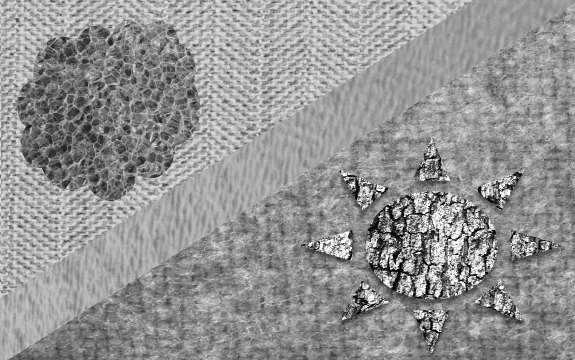
%> input picture hw4/HW4_material/composite.png, 575 x 360 px
$ octave problem_2a.m   (GNU Octave 9; MATLAB toolbox functions it lacks are replaced by stand-ins)
%> lines starting %> are read from the running program, lines starting %| are printed output that depends on the picture
%> further down, mosaic_data is the input picture: size 360x575x3 uint8; min 0, max 255, mean 147.5
### hw4/problem2/2a/lawFilters.m
% Name: Armin Bazarjani
% USC ID: 4430621961
% Email: bazarjan@usc.edu
% Due Date: March 28th, 2021

function pixel_energy_out = lawFilters(img_data, law_filters, window_size, height, width)
%> called with window_size = 15, height = 360, width = 575
    % Construct feature vector holder
    feat_vec = {};
    pixel_energy = zeros(height, width, 25);
    pixel_energy_out = zeros(height, width, 24);

    % Calculate the global mean in image
    global_mean = 0;
    for i = 1:height
        for j = 1:width
            global_mean = global_mean + img_data(i,j);
        end
    end
%> after the loop, global_mean = 30533391
    global_mean = (global_mean / (height*width));
%> global_mean = 147.5

    % Subtract the global mean from each pixel and divide by 255 to
    % normalize
     for i = 1:height
         for j = 1:width
             img_data(i,j) = (img_data(i,j)-global_mean)/255.0;
         end
     end


    % Zero pad the image to apply a 5x5 filter
    padded_data = zeros(364, 579);
    padded_data(3:362, 3:577) = img_data;
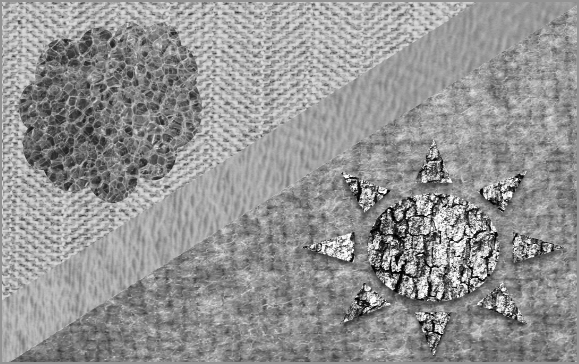
%> padded_data: size 364x579 double; min -0.578, max 0.422, mean -2.27e-17; drawn with min black and max white

    % Loop through all of the law filters and convolve them with the image
    for filter_index = 1:size(law_filters,3)
        out_filter = zeros(height, width);
        for row = 1:height
            for col = 1:width
                out_filter(row,col) = convolve2D(padded_data, law_filters(:,:,filter_index), row, col);
            end
        end
        % Append the output of law filter to the feature vec
        feat_vec = [feat_vec, out_filter];
    end

    % loop through all of the outputs of the law filters
    for i = 1:25
        % get the output of the law filter into a matrix
        mat = cell2mat(feat_vec(i));

        % mirror pad the matrix
        pad_size = (window_size-1)/2;
        mat_mirror_pad = padarray(mat,[pad_size pad_size],'symmetric');

        % loop through the padded array and calculate the pixels energy
        for row = 1:height
            for col = 1:width
                energy = convolveEnergy(mat_mirror_pad, row, col, window_size);
                pixel_energy(row,col, i) = energy;
            end
        end
    end

     % loop through and normalize using L5*L5
     for i = 1:size(pixel_energy,1)
         for j = 1:size(pixel_energy,2)
             for k = 2:size(pixel_energy,3)
                 pixel_energy_out(i,j,k-1) = (pixel_energy(i,j,k)-pixel_energy(i,j,1));
             end
         end
     end
end

### hw4/problem2/2a/problem_2a.m
%% Student Information
% Name: Armin Bazarjani
% USC ID: 4430621961
% Email: bazarjan@usc.edu
% Due Date: March 28th, 2021


%% Clear Everything
clear all
close all
clc


%% Image Paths and Dimensions
% define the necessary image
img_height = 360;
img_width = 575;
img_channels = 1;
mosaic_path = "/Users/arminbazarjani/Desktop/CurrentClasses/ee569/homework4/HW4_material/composite.png";

% read the image in
mosaic_data = imread(mosaic_path);
mosaic_data = rgb2gray(mosaic_data);
figure(1); imshow(mosaic_data);
mosaic_data = double(mosaic_data);


%% Define all 25 Law Filters
% L5 * Everything
law_holder(:,:,1) = [1 4 6 4 1; 4 16 24 16 4; 6 24 36 24 6; 4 16 24 16 4; 1 4 6 4 1]; % L5 * L5
law_holder(:,:,2) = [-1 -2 0 2 1; -4 -8 0 4 8; -6 -12 0 12 6; -4 -8 0 8 4; -1 -2 0 2 1]; % L5 * E5
law_holder(:,:,3) = [-1 0 2 0 -1; -4 0 8 0 -4; -6 0 12 0 -6; -4 0 8 0 -4; -1 0 2 0 -1]; % L5 * S5
law_holder(:,:,4) = [-1 2 0 -2 1; -4 8 0 -8 4; -6 12 0 -12 6; -4 8 0 -8 4; -1 2 0 -2 1]; % L5 * W5
law_holder(:,:,5) = [1 -4 6 -4 1; 4 -16 24 -16 4; 6 -24 36 -24 6; 4 -16 24 -16 4; 1 -4 6 -4 1]; % L5 * R5

% E5 * Everything
law_holder(:,:,6) = [-1 -4 -6 -4 -1; -2 -8 -12 -8 -2; 0 0 0 0 0; 2 8 12 8 12; 1 4 6 4 1]; % E5 * L5
law_holder(:,:,7) = [1 2 0 -2 -1; 2 4 0 -4 -2; 0 0 0 0 0; -2 -4 0 4 2; -1 -2 0 2 1]; % E5 * E5
law_holder(:,:,8) = [1 0 -2 0 1; 2 0 -4 0 2; 0 0 0 0 0; -2 0 4 0 -2; -1 0 2 0 -1]; % E5 * S5
law_holder(:,:,9) = [1 -2 0 2 -1; 2 -4 0 4 -2; 0 0 0 0 0; -2 4 0 -4 2; -1 2 0 -2 1]; % E5 * W5
law_holder(:,:,10) = [-1 4 -6 4 -1; -2 8 -12 8 -2; 0 0 0 0 0; 2 -8 12 -8 2; 1 -4 6 -4 1]; % E5 * R5

% S5 * Everything
law_holder(:,:,11) = [-1 -4 -6 -4 -1; 0 0 0 0 0; 2 8 12 8 2; 0 0 0 0 0; -1 -4 -6 -4 -1]; % S5 * L5
law_holder(:,:,12) = [1 2 0 -2 -1; 0 0 0 0 0; -2 -4 0 4 2; 0 0 0 0 0; 1 2 0 -2 -1]; % S5 * E5
law_holder(:,:,13) = [1 0 -2 0 1; 0 0 0 0 0; -2 0 4 0 -2; 0 0 0 0 0; 1 0 -2 0 1]; % S5 * S5
law_holder(:,:,14) = [1 -2 0 2 1; 0 0 0 0 0; -2 4 0 -4 2; 0 0 0 0 0; 1 -2 0 2 -1]; % S5 * W5
law_holder(:,:,15) = [-1 4 -6 4 -1; 0 0 0 0 0; 2 -8 12 -8 2; 0 0 0 0 0; -1 4 -6 4 -1]; % S5 * R5

% W5 * Everything
law_holder(:,:,16) = [-1 -4 -6 -4 -1; 2 8 12 8 2; 0 0 0 0 0; -2 -8 -12 -8 -2; 1 4 6 4 1]; % W5 * L5
law_holder(:,:,17) = [1 2 0 -2 -1; -2 -4 0 4 2; 0 0 0 0 0; 2 4 0 -4 -2; -1 -2 0 2 1]; % W5 * E5
law_holder(:,:,18) = [1 0 -2 0 1; -2 0 4 0 -2; 0 0 0 0 0; 2 0 -4 0 2; -1 0 2 0 -1]; % W5 * S5
law_holder(:,:,19) = [1 -2 0 2 -1; -2 4 0 -4 2; 0 0 0 0 0; 2 -4 0 4 -2; -1 2 0 -2 1]; % W5 * W5
law_holder(:,:,20) = [-1 4 -6 4 -1; 2 -8 12 -8 2; 0 0 0 0 0; -2 8 -12 8 -2; 1 -4 6 -4 1]; % W5 * R5

% R5 * Everything
law_holder(:,:,21) = [1 4 6 4 1; -4 -16 -24 -16 -4; 6 24 36 24 6; -4 -16 -24 -16 -4; 1 4 6 4 1]; % R5 * L5
law_holder(:,:,22) = [-1 -2 0 2 1; 4 8 0 -8 -4; -6 -12 0 12 6; 4 8 0 -8 -4; -1 -2 0 2 1]; % R5 * E5
law_holder(:,:,23) = [-1 0 2 0 -1; 4 0 -8 0 4; -6 0 12 0 -6; 4 0 -8 0 4; -1 0 2 0 -1]; % R5 * S5
law_holder(:,:,24) = [-1 2 0 -2 1; 4 -8 0 8 -4; -6 12 0 -12 6; 4 -8 0 8 -4; -1 2 0 -2 1]; % R5 * W5
law_holder(:,:,25) = [1 -4 6 -4 1; -4 16 -24 16 -4; 6 -24 36 -24 6; -4 16 -24 16 -4; 1 -4 6 -4 1]; % R5 * R5


%% Apply the Law Filters with 15 window size
%> (the run ends here)
